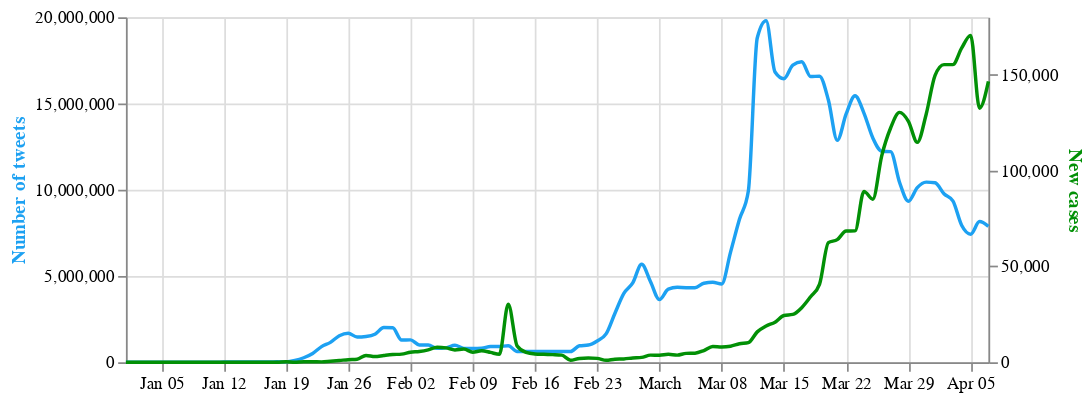

Source (notebook cell):
### Code cell
base = alt.Chart(merged_3).encode(
    alt.X('date:T', axis=alt.Axis(title=None))
).properties(
    width=500,
    height=200
)


line_tweets = base.mark_line(stroke=twittercol, interpolate='monotone').encode(
    alt.Y('Tweets',
          axis=alt.Axis(title='Number of tweets', titleColor=twittercol))
)

line_cases = base.mark_line( interpolate='monotone', stroke=casecol).encode(
    alt.Y('new_cases',
          axis=alt.Axis(title='New cases', titleColor=casecol))
)

alt.layer(line_tweets, line_cases).resolve_scale(
    y = 'independent'
)

### Figure 1 — Vega-Lite specification as saved in the notebook (floating-point values rounded to 4 significant figures)
{"config": {"view": {"continuousWidth": 400, "continuousHeight": 300}}, "layer": [{"mark": {"type": "line", "interpolate": "monotone", "stroke": "#1da1f2"}, "encoding": {"x": {"type": "temporal", "axis": {"title": null}, "field": "date"}, "y": {"type": "quantitative", "axis": {"title": "Number of tweets", "titleColor": "#1da1f2"}, "field": "Tweets"}}, "height": 200, "width": 500}, {"mark": {"type": "line", "interpolate": "monotone", "stroke": "#029006"}, "encoding": {"x": {"type": "temporal", "axis": {"title": null}, "field": "date"}, "y": {"type": "quantitative", "axis": {"title": "New cases", "titleColor": "#029006"}, "field": "new_cases"}}, "height": 200, "width": 500}], "data": {"name": "data-27113260fdabff0114d8131af728b331"}, "resolve": {"scale": {"y": "independent"}}, "$schema": "https://vega.github.io/schema/vega-lite/v4.8.1.json", "datasets": {"data-27113260fdabff0114d8131af728b331": [{"date": "2020-04-07T00:00:00", "Tweets": 7877346, "total_cases": 2692000.0, "new_cases": 146500.0, "new_deaths": 10680.0, "new_tests": 550800.0, "cnn_articles": 77.0, "fox_articles": 230.0}, {"date": "2020-04-06T00:00:00", "Tweets": 8153966, "total_cases": 2545000.0, "new_cases": 132500.0, "new_deaths": 9512.0, "new_tests": 388500.0, "cnn_articles": 74.0, "fox_articles": 169.0}, {"date": "2020-04-05T00:00:00", "Tweets": 7421877, "total_cases": 2413000.0, "new_cases": 170500.0, "new_deaths": 12620.0, "new_tests": 424600.0, "cnn_articles": 48.0, "fox_articles": 96.0}, {"date": "2020-04-04T00:00:00", "Tweets": 7928225, "total_cases": 2242000.0, "new_cases": 164000.0, "new_deaths": 13550.0, "new_tests": 408500.0, "cnn_articles": 36.0, "fox_articles": 120.0}, {"date": "2020-04-03T00:00:00", "Tweets": 9357113, "total_cases": 2078000.0, "new_cases": 155300.0, "new_deaths": 10020.0, "new_tests": 466200.0, "cnn_articles": 80.0, "fox_articles": 235.0}, {"date": "2020-04-02T00:00:00", "Tweets": 9767918, "total_cases": 1923000.0, "new_cases": 155300.0, "new_deaths": 10020.0, "new_tests": 414800.0, "cnn_articles": 85.0, "fox_articles": 260.0}, {"date": "2020-04-01T00:00:00", "Tweets": 10402981, "total_cases": 1768000.0, "new_cases": 149700.0, "new_deaths": 9348.0, "new_tests": 430500.0, "cnn_articles": 71.0, "fox_articles": 260.0}, {"date": "2020-03-31T00:00:00", "Tweets": 10442432, "total_cases": 1618000.0, "new_cases": 129400.0, "new_deaths": 7972.0, "new_tests": 275000.0, "cnn_articles": 75.0, "fox_articles": 144.0}, {"date": "2020-03-30T00:00:00", "Tweets": 10125714, "total_cases": 1489000.0, "new_cases": 114700.0, "new_deaths": 6456.0, "new_tests": 245300.0, "cnn_articles": 60.0, "fox_articles": 204.0}, {"date": "2020-03-29T00:00:00", "Tweets": 9333426, "total_cases": 1374000.0, "new_cases": 125700.0, "new_deaths": 7174.0, "new_tests": 293900.0, "cnn_articles": 33.0, "fox_articles": 108.0}, {"date": "2020-03-28T00:00:00", "Tweets": 10434671, "total_cases": 1248000.0, "new_cases": 130400.0, "new_deaths": 6982.0, "new_tests": 255800.0, "cnn_articles": 29.0, "fox_articles": 84.0}, {"date": "2020-03-27T00:00:00", "Tweets": 12209011, "total_cases": 1118000.0, "new_cases": 122200.0, "new_deaths": 5610.0, "new_tests": 296100.0, "cnn_articles": 61.0, "fox_articles": 210.0}, {"date": "2020-03-26T00:00:00", "Tweets": 12236719, "total_cases": 995500.0, "new_cases": 107700.0, "new_deaths": 5288.0, "new_tests": 254500.0, "cnn_articles": 81.0, "fox_articles": 256.0}, {"date": "2020-03-25T00:00:00", "Tweets": 13000269, "total_cases": 887800.0, "new_cases": 85070.0, "new_deaths": 4610.0, "new_tests": 229500.0, "cnn_articles": 61.0, "fox_articles": 260.0}, {"date": "2020-03-24T00:00:00", "Tweets": 14445841, "total_cases": 802700.0, "new_cases": 89140.0, "new_deaths": 3708.0, "new_tests": 209300.0, "cnn_articles": 69.0, "fox_articles": 253.0}, {"date": "2020-03-23T00:00:00", "Tweets": 15446246, "total_cases": 713600.0, "new_cases": 68540.0, "new_deaths": 3376.0, "new_tests": 191400.0, "cnn_articles": 54.0, "fox_articles": 231.0}, {"date": "2020-03-22T00:00:00", "Tweets": 14392561, "total_cases": 645000.0, "new_cases": 68450.0, "new_deaths": 3434.0, "new_tests": 123500.0, "cnn_articles": 33.0, "fox_articles": 101.0}, {"date": "2020-03-21T00:00:00", "Tweets": 12861351, "total_cases": 576600.0, "new_cases": 63980.0, "new_deaths": 2770.0, "new_tests": 160000.0, "cnn_articles": 30.0, "fox_articles": 75.0}, {"date": "2020-03-20T00:00:00", "Tweets": 15200259, "total_cases": 512600.0, "new_cases": 62390.0, "new_deaths": 2148.0, "new_tests": 172200.0, "cnn_articles": 54.0, "fox_articles": 186.0}, {"date": "2020-03-19T00:00:00", "Tweets": 16582131, "total_cases": 450200.0, "new_cases": 40590.0, "new_deaths": 1916.0, "new_tests": 137300.0, "cnn_articles": 67.0, "fox_articles": 246.0}, {"date": "2020-03-18T00:00:00", "Tweets": 16561524, "total_cases": 409600.0, "new_cases": 34180.0, "new_deaths": 1624.0, "new_tests": 108200.0, "cnn_articles": 57.0, "fox_articles": 241.0}, {"date": "2020-03-17T00:00:00", "Tweets": 17417142, "total_cases": 375400.0, "new_cases": 28480.0, "new_deaths": 1212.0, "new_tests": 100600.0, "cnn_articles": 57.0, "fox_articles": 247.0}, {"date": "2020-03-16T00:00:00", "Tweets": 17227182, "total_cases": 346900.0, "new_cases": 24960.0, "new_deaths": 1500.0, "new_tests": 65450.0, "cnn_articles": 57.0, "fox_articles": 204.0}, {"date": "2020-03-15T00:00:00", "Tweets": 16438760, "total_cases": 321900.0, "new_cases": 24400.0, "new_deaths": 734.0, "new_tests": 48940.0, "cnn_articles": 17.0, "fox_articles": 91.0}, {"date": "2020-03-14T00:00:00", "Tweets": 16823148, "total_cases": 297400.0, "new_cases": 20910.0, "new_deaths": 884.0, "new_tests": 56750.0, "cnn_articles": 25.0, "fox_articles": 49.0}, {"date": "2020-03-13T00:00:00", "Tweets": 19802671, "total_cases": 276200.0, "new_cases": 18950.0, "new_deaths": 702.0, "new_tests": 36980.0, "cnn_articles": 44.0, "fox_articles": 159.0}, {"date": "2020-03-12T00:00:00", "Tweets": 18799722, "total_cases": 257600.0, "new_cases": 15840.0, "new_deaths": 662.0, "new_tests": 37920.0, "cnn_articles": 43.0, "fox_articles": 185.0}, {"date": "2020-03-11T00:00:00", "Tweets": 9923317, "total_cases": 241800.0, "new_cases": 10240.0, "new_deaths": 544.0, "new_tests": 37570.0, "cnn_articles": 24.0, "fox_articles": 107.0}, {"date": "2020-03-10T00:00:00", "Tweets": 8284672, "total_cases": 231400.0, "new_cases": 9636.0, "new_deaths": 418.0, "new_tests": 33140.0, "cnn_articles": 21.0, "fox_articles": 104.0}, {"date": "2020-03-09T00:00:00", "Tweets": 6386122, "total_cases": 221800.0, "new_cases": 8358.0, "new_deaths": 456.0, "new_tests": 26950.0, "cnn_articles": 24.0, "fox_articles": 89.0}, {"date": "2020-03-08T00:00:00", "Tweets": 4533476, "total_cases": 213500.0, "new_cases": 7956.0, "new_deaths": 194.0, "new_tests": 20910.0, "cnn_articles": 7.0, "fox_articles": 39.0}, {"date": "2020-03-07T00:00:00", "Tweets": 4632239, "total_cases": 205500.0, "new_cases": 8240.0, "new_deaths": 208.0, "new_tests": 29800.0, "cnn_articles": 9.0, "fox_articles": 37.0}, {"date": "2020-03-06T00:00:00", "Tweets": 4581032, "total_cases": 197400.0, "new_cases": 6120.0, "new_deaths": 204.0, "new_tests": 41190.0, "cnn_articles": 16.0, "fox_articles": 60.0}, {"date": "2020-03-05T00:00:00", "Tweets": 4323687, "total_cases": 191200.0, "new_cases": 4714.0, "new_deaths": 160.0, "new_tests": 20560.0, "cnn_articles": 12.0, "fox_articles": 50.0}, {"date": "2020-03-04T00:00:00", "Tweets": 4323670, "total_cases": 186500.0, "new_cases": 4630.0, "new_deaths": 168.0, "new_tests": 28890.0, "cnn_articles": 14.0, "fox_articles": 65.0}, {"date": "2020-03-03T00:00:00", "Tweets": 4342139, "total_cases": 181800.0, "new_cases": 3716.0, "new_deaths": 144.0, "new_tests": 23290.0, "cnn_articles": 7.0, "fox_articles": 49.0}, {"date": "2020-03-02T00:00:00", "Tweets": 4240721, "total_cases": 178300.0, "new_cases": 4136.0, "new_deaths": 134.0, "new_tests": 16720.0, "cnn_articles": 9.0, "fox_articles": 62.0}, {"date": "2020-03-01T00:00:00", "Tweets": 3632689, "total_cases": 174200.0, "new_cases": 3686.0, "new_deaths": 116.0, "new_tests": 13720.0, "cnn_articles": 9.0, "fox_articles": 24.0}, {"date": "2020-02-29T00:00:00", "Tweets": 4666121, "total_cases": 170500.0, "new_cases": 3720.0, "new_deaths": 128.0, "new_tests": 17850.0, "cnn_articles": 6.0, "fox_articles": 27.0}, {"date": "2020-02-28T00:00:00", "Tweets": 5685321, "total_cases": 166800.0, "new_cases": 2542.0, "new_deaths": 114.0, "new_tests": 25000.0, "cnn_articles": 6.0, "fox_articles": 43.0}, {"date": "2020-02-27T00:00:00", "Tweets": 4597412, "total_cases": 164200.0, "new_cases": 2228.0, "new_deaths": 76.0, "new_tests": 16870.0, "cnn_articles": 10.0, "fox_articles": 69.0}, {"date": "2020-02-26T00:00:00", "Tweets": 3989533, "total_cases": 162000.0, "new_cases": 1734.0, "new_deaths": 128.0, "new_tests": 11730.0, "cnn_articles": 9.0, "fox_articles": 52.0}, {"date": "2020-02-25T00:00:00", "Tweets": 2844369, "total_cases": 160300.0, "new_cases": 1590.0, "new_deaths": 158.0, "new_tests": 9879.0, "cnn_articles": 8.0, "fox_articles": 22.0}, {"date": "2020-02-24T00:00:00", "Tweets": 1643544, "total_cases": 158700.0, "new_cases": 1046.0, "new_deaths": 312.0, "new_tests": 7460.0, "cnn_articles": 6.0, "fox_articles": 19.0}, {"date": "2020-02-23T00:00:00", "Tweets": 1233511, "total_cases": 157600.0, "new_cases": 2020.0, "new_deaths": 208.0, "new_tests": 3765.0, "cnn_articles": 2.0, "fox_articles": 4.0}, {"date": "2020-02-22T00:00:00", "Tweets": 997638, "total_cases": 155600.0, "new_cases": 2170.0, "new_deaths": 224.0, "new_tests": 9615.0, "cnn_articles": 1.0, "fox_articles": 4.0}, {"date": "2020-02-21T00:00:00", "Tweets": 954321, "total_cases": 153400.0, "new_cases": 1992.0, "new_deaths": 238.0, "new_tests": 6042.0, "cnn_articles": 3.0, "fox_articles": 19.0}, {"date": "2020-02-20T00:00:00", "Tweets": 622349, "total_cases": 151500.0, "new_cases": 1064.0, "new_deaths": 232.0, "new_tests": 2990.0, "cnn_articles": 2.0, "fox_articles": 9.0}, {"date": "2020-02-19T00:00:00", "Tweets": 626237, "total_cases": 150400.0, "new_cases": 3728.0, "new_deaths": 278.0, "new_tests": 2465.0, "cnn_articles": 3.0, "fox_articles": 12.0}, {"date": "2020-02-18T00:00:00", "Tweets": 628043, "total_cases": 146700.0, "new_cases": 3990.0, "new_deaths": 196.0, "new_tests": 4068.0, "cnn_articles": 4.0, "fox_articles": 17.0}, {"date": "2020-02-17T00:00:00", "Tweets": 626732, "total_cases": 142700.0, "new_cases": 4134.0, "new_deaths": 212.0, "new_tests": 1613.0, "cnn_articles": 5.0, "fox_articles": 18.0}, {"date": "2020-02-16T00:00:00", "Tweets": 625127, "total_cases": 138500.0, "new_cases": 4324.0, "new_deaths": 284.0, "new_tests": 2794.0, "cnn_articles": 4.0, "fox_articles": 6.0}, {"date": "2020-02-15T00:00:00", "Tweets": 624555, "total_cases": 134200.0, "new_cases": 5120.0, "new_deaths": 288.0, "new_tests": 1050.0, "cnn_articles": 3.0, "fox_articles": 8.0}, {"date": "2020-02-14T00:00:00", "Tweets": 622722, "total_cases": 129100.0, "new_cases": 8430.0, "new_deaths": 26.0, "new_tests": 1793.0, "cnn_articles": 6.0, "fox_articles": 14.0}, {"date": "2020-02-13T00:00:00", "Tweets": 956877, "total_cases": 120700.0, "new_cases": 30300.0, "new_deaths": 510.0, "new_tests": 1152.0, "cnn_articles": 4.0, "fox_articles": 21.0}, {"date": "2020-02-12T00:00:00", "Tweets": 911098, "total_cases": 90360.0, "new_cases": 4144.0, "new_deaths": 194.0, "new_tests": 2011.0, "cnn_articles": 2.0, "fox_articles": 20.0}, {"date": "2020-02-11T00:00:00", "Tweets": 908627, "total_cases": 86220.0, "new_cases": 5126.0, "new_deaths": 216.0, "new_tests": 1407.0, "cnn_articles": 4.0, "fox_articles": 18.0}, {"date": "2020-02-10T00:00:00", "Tweets": 807654, "total_cases": 81090.0, "new_cases": 5984.0, "new_deaths": 194.0, "new_tests": 1506.0, "cnn_articles": 1.0, "fox_articles": 13.0}, {"date": "2020-02-09T00:00:00", "Tweets": 796739, "total_cases": 75110.0, "new_cases": 5236.0, "new_deaths": 178.0, "new_tests": 2328.0, "cnn_articles": 0.0, "fox_articles": 10.0}, {"date": "2020-02-08T00:00:00", "Tweets": 803453, "total_cases": 69870.0, "new_cases": 6884.0, "new_deaths": 172.0, "new_tests": 1549.0, "cnn_articles": 0.0, "fox_articles": 11.0}, {"date": "2020-02-07T00:00:00", "Tweets": 987563, "total_cases": 62990.0, "new_cases": 6436.0, "new_deaths": 146.0, "new_tests": 793.0, "cnn_articles": 0.0, "fox_articles": 22.0}, {"date": "2020-02-06T00:00:00", "Tweets": 834673, "total_cases": 56550.0, "new_cases": 7502.0, "new_deaths": 144.0, "new_tests": 699.0, "cnn_articles": 1.0, "fox_articles": 17.0}, {"date": "2020-02-05T00:00:00", "Tweets": 803587, "total_cases": 49050.0, "new_cases": 7816.0, "new_deaths": 132.0, "new_tests": 914.0, "cnn_articles": 0.0, "fox_articles": 20.0}, {"date": "2020-02-04T00:00:00", "Tweets": 997862, "total_cases": 41230.0, "new_cases": 6486.0, "new_deaths": 130.0, "new_tests": 629.0, "cnn_articles": 1.0, "fox_articles": 28.0}, {"date": "2020-02-03T00:00:00", "Tweets": 1000752, "total_cases": 34750.0, "new_cases": 5636.0, "new_deaths": 114.0, "new_tests": 426.0, "cnn_articles": 0.0, "fox_articles": 20.0}, {"date": "2020-02-02T00:00:00", "Tweets": 1298476, "total_cases": 29110.0, "new_cases": 5216.0, "new_deaths": 92.0, "new_tests": 397.0, "cnn_articles": 0.0, "fox_articles": 7.0}, {"date": "2020-02-01T00:00:00", "Tweets": 1287963, "total_cases": 23900.0, "new_cases": 4244.0, "new_deaths": 92.0, "new_tests": 581.0, "cnn_articles": 0.0, "fox_articles": 7.0}, {"date": "2020-01-31T00:00:00", "Tweets": 1997635, "total_cases": 19650.0, "new_cases": 4002.0, "new_deaths": 86.0, "new_tests": 421.0, "cnn_articles": 1.0, "fox_articles": 19.0}, {"date": "2020-01-30T00:00:00", "Tweets": 2010976, "total_cases": 15650.0, "new_cases": 3514.0, "new_deaths": 76.0, "new_tests": 587.0, "cnn_articles": 1.0, "fox_articles": 32.0}, {"date": "2020-01-29T00:00:00", "Tweets": 1623497, "total_cases": 12140.0, "new_cases": 2960.0, "new_deaths": 52.0, "new_tests": 535.0, "cnn_articles": 1.0, "fox_articles": 33.0}, {"date": "2020-01-28T00:00:00", "Tweets": 1497653, "total_cases": 9176.0, "new_cases": 3534.0, "new_deaths": 50.0, "new_tests": 569.0, "cnn_articles": 0.0, "fox_articles": 22.0}, {"date": "2020-01-27T00:00:00", "Tweets": 1467598, "total_cases": 5642.0, "new_cases": 1594.0, "new_deaths": 50.0, "new_tests": 488.0, "cnn_articles": 0.0, "fox_articles": 20.0}, {"date": "2020-01-26T00:00:00", "Tweets": 1678953, "total_cases": 4048.0, "new_cases": 1346.0, "new_deaths": 30.0, "new_tests": 337.0, "cnn_articles": 0.0, "fox_articles": 9.0}, {"date": "2020-01-25T00:00:00", "Tweets": 1536784, "total_cases": 2702.0, "new_cases": 906.0, "new_deaths": 30.0, "new_tests": 226.0, "cnn_articles": 0.0, "fox_articles": 5.0}, {"date": "2020-01-24T00:00:00", "Tweets": 1153245, "total_cases": 1796.0, "new_cases": 532.0, "new_deaths": 18.0, "new_tests": 289.0, "cnn_articles": 0.0, "fox_articles": 10.0}, {"date": "2020-01-23T00:00:00", "Tweets": 905673, "total_cases": 1264.0, "new_cases": 194.0, "new_deaths": 0.0, "new_tests": 360.0, "cnn_articles": 2.0, "fox_articles": 20.0}, {"date": "2020-01-22T00:00:00", "Tweets": 508623, "total_cases": 1070.0, "new_cases": 284.0, "new_deaths": 22.0, "new_tests": 348.0, "cnn_articles": 2.0, "fox_articles": 10.0}, {"date": "2020-01-21T00:00:00", "Tweets": 259864, "total_cases": 786.0, "new_cases": 306.0, "new_deaths": 6.0, "new_tests": 300.0, "cnn_articles": 0.0, "fox_articles": 6.0}, {"date": "2020-01-20T00:00:00", "Tweets": 100124, "total_cases": 480.0, "new_cases": 40.0, "new_deaths": 0.0, "new_tests": 343.0, "cnn_articles": 0.0, "fox_articles": 3.0}, {"date": "2020-01-19T00:00:00", "Tweets": 20987, "total_cases": 440.0, "new_cases": 272.0, "new_deaths": 2.0, "new_tests": 129.0, "cnn_articles": 0.0, "fox_articles": 0.0}, {"date": "2020-01-18T00:00:00", "Tweets": 23432, "total_cases": 168.0, "new_cases": 34.0, "new_deaths": 0.0, "new_tests": 93.0, "cnn_articles": 0.0, "fox_articles": 0.0}, {"date": "2020-01-17T00:00:00", "Tweets": 22431, "total_cases": 134.0, "new_cases": 10.0, "new_deaths": 0.0, "new_tests": 188.0, "cnn_articles": 1.0, "fox_articles": 2.0}, {"date": "2020-01-16T00:00:00", "Tweets": 22342, "total_cases": 124.0, "new_cases": 0.0, "new_deaths": 0.0, "new_tests": 244.0, "cnn_articles": 0.0, "fox_articles": 1.0}, {"date": "2020-01-15T00:00:00", "Tweets": 10987, "total_cases": 124.0, "new_cases": 2.0, "new_deaths": 2.0, "new_tests": 278.0, "cnn_articles": 0.0, "fox_articles": 1.0}, {"date": "2020-01-14T00:00:00", "Tweets": 10023, "total_cases": 122.0, "new_cases": 2.0, "new_deaths": 0.0, "new_tests": 247.0, "cnn_articles": 0.0, "fox_articles": 0.0}, {"date": "2020-01-13T00:00:00", "Tweets": 16475, "total_cases": 120.0, "new_cases": 2.0, "new_deaths": 0.0, "new_tests": 239.0, "cnn_articles": 0.0, "fox_articles": 1.0}, {"date": "2020-01-12T00:00:00", "Tweets": 10045, "total_cases": 118.0, "new_cases": 0.0, "new_deaths": 0.0, "new_tests": 135.0, "cnn_articles": 0.0, "fox_articles": 0.0}, {"date": "2020-01-11T00:00:00", "Tweets": 2812, "total_cases": 118.0, "new_cases": 0.0, "new_deaths": 2.0, "new_tests": 47.0, "cnn_articles": 0.0, "fox_articles": 0.0}, {"date": "2020-01-10T00:00:00", "Tweets": 2347, "total_cases": 118.0, "new_cases": 0.0, "new_deaths": 0.0, "new_tests": 164.0, "cnn_articles": 0.0, "fox_articles": 0.0}, {"date": "2020-01-09T00:00:00", "Tweets": 3451, "total_cases": 118.0, "new_cases": 0.0, "new_deaths": 0.0, "new_tests": 201.0, "cnn_articles": 0.0, "fox_articles": 1.0}, {"date": "2020-01-08T00:00:00", "Tweets": 421, "total_cases": 118.0, "new_cases": 0.0, "new_deaths": 0.0, "new_tests": 169.0, "cnn_articles": 0.0, "fox_articles": 0.0}, {"date": "2020-01-07T00:00:00", "Tweets": 293, "total_cases": 118.0, "new_cases": 0.0, "new_deaths": 0.0, "new_tests": 187.0, "cnn_articles": 0.0, "fox_articles": 0.0}, {"date": "2020-01-06T00:00:00", "Tweets": 86, "total_cases": 118.0, "new_cases": 0.0, "new_deaths": 0.0, "new_tests": 172.0, "cnn_articles": 0.0, "fox_articles": 0.0}, {"date": "2020-01-05T00:00:00", "Tweets": 127, "total_cases": 118.0, "new_cases": 30.0, "new_deaths": 0.0, "new_tests": 83.0, "cnn_articles": 0.0, "fox_articles": 0.0}, {"date": "2020-01-04T00:00:00", "Tweets": 172, "total_cases": 88.0, "new_cases": 0.0, "new_deaths": 0.0, "new_tests": 47.0, "cnn_articles": 0.0, "fox_articles": 0.0}, {"date": "2020-01-03T00:00:00", "Tweets": 94, "total_cases": 88.0, "new_cases": 34.0, "new_deaths": 0.0, "new_tests": 89.0, "cnn_articles": 0.0, "fox_articles": 0.0}, {"date": "2020-01-02T00:00:00", "Tweets": 41, "total_cases": 54.0, "new_cases": 0.0, "new_deaths": 0.0, "new_tests": 72.0, "cnn_articles": 0.0, "fox_articles": 0.0}, {"date": "2020-01-01T00:00:00", "Tweets": 63, "total_cases": 54.0, "new_cases": 0.0, "new_deaths": 0.0, "new_tests": 25.0, "cnn_articles": 0.0, "fox_articles": 0.0}]}}
